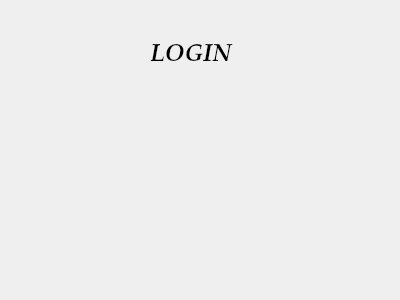
<?xml version="1.0" encoding="UTF-8"?>
<ui version="4.0">
 <class>Dialog</class>
 <widget class="QDialog" name="Dialog">
  <property name="geometry">
   <rect>
    <x>0</x>
    <y>0</y>
    <width>400</width>
    <height>300</height>
   </rect>
  </property>
  <property name="windowTitle">
   <string>Dialog</string>
  </property>
  <widget class="QLabel" name="label">
   <property name="geometry">
    <rect>
     <x>150</x>
     <y>40</y>
     <width>101</width>
     <height>31</height>
    </rect>
   </property>
   <property name="font">
    <font>
     <family>Palatino Linotype</family>
     <pointsize>18</pointsize>
     <weight>75</weight>
     <italic>true</italic>
     <bold>true</bold>
    </font>
   </property>
   <property name="text">
    <string>LOGIN</string>
   </property>
  </widget>
 </widget>
 <resources/>
 <connections/>
</ui>
